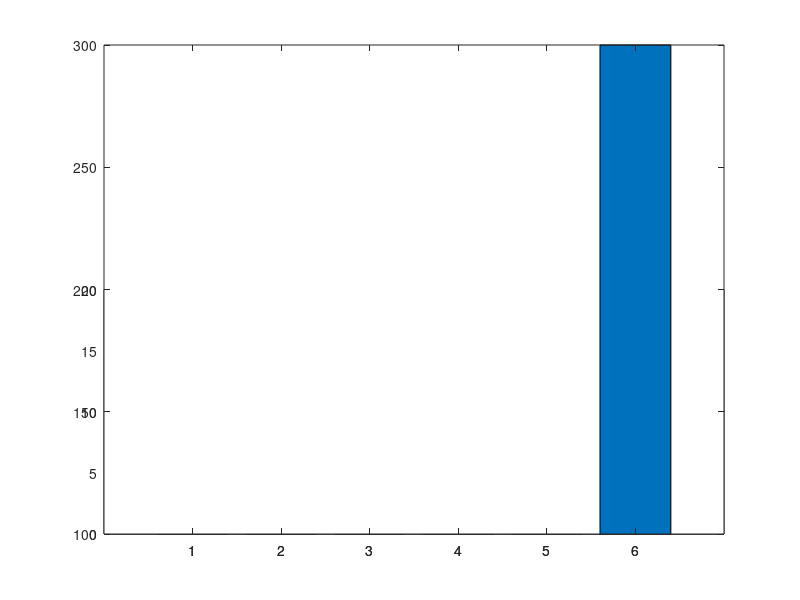

Here is the MATLAB script that generated this plot:
a=[1 3 6 4 5 300];

ylim1=[0 20];
ylim2=[100 300];
xlim=[0 length(a)+1];

figure;

% retrieve your default axis pos
clf;
p0=get(gca,'position')
delete(gcf);

% create axis1
%a1=axes('position',[p0(1) p0(2) p0(3)/2-.025 p0(4)]);
a1=axes('position',[p0(1) p0(2) p0(3) p0(4)/2]);
%a2=axes('position',[p0(1) p0(4)/2+.145 p0(3) p0(4)/2])
%barh(a);
bar(a);
set(a1,'ylim',ylim1);
%set(a2,'xlim',xlim,'ylim',ylim2);
%set(a2,'xtick',[]);
%box off;

% create axis2
%a2=axes('position',[p0(1)+p0(3)/2+.025 p0(2) p0(3)/2-.025 p0(4)]);
%a2=axes('position',[p0(1) p0(4)/2+.145 p0(3) p0(4)/2])
%a2=axes('position',[p0(1) p0(2) p0(3) p0(4)/2]);
a2=axes('position',[p0(1) p0(2) p0(3) p0(4)]);
%barh(a);
bar(a);

%set(a2,'ylim',ylim1);
%set(a2,'ylim',ylim2);
set(a2,'xlim',xlim,'ylim',ylim2);
%set(a2,'xtick',[]);
%set(a2,'xcolor',get(a2,'color'));
%box off

%%%%%%%%%%%%%%%% plotting %%%%%%%%%%%%%%%%%%%%%
output = "break_axis";

%figure;
saveas(1, strcat(output, ".png"));

%box off
